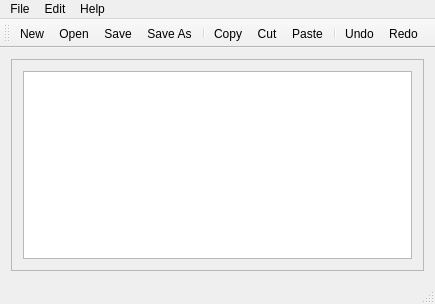
<?xml version="1.0" encoding="UTF-8"?>
<ui version="4.0">
 <class>MainWindow</class>
 <widget class="QMainWindow" name="MainWindow">
  <property name="geometry">
   <rect>
    <x>0</x>
    <y>0</y>
    <width>435</width>
    <height>304</height>
   </rect>
  </property>
  <property name="sizePolicy">
   <sizepolicy hsizetype="Preferred" vsizetype="Preferred">
    <horstretch>0</horstretch>
    <verstretch>0</verstretch>
   </sizepolicy>
  </property>
  <property name="windowTitle">
   <string>MainWindow</string>
  </property>
  <widget class="QWidget" name="centralWidget">
   <layout class="QVBoxLayout" name="verticalLayout_2">
    <item>
     <widget class="QScrollArea" name="scrollArea">
      <property name="sizePolicy">
       <sizepolicy hsizetype="Preferred" vsizetype="Preferred">
        <horstretch>0</horstretch>
        <verstretch>0</verstretch>
       </sizepolicy>
      </property>
      <property name="widgetResizable">
       <bool>true</bool>
      </property>
      <widget class="QWidget" name="scrollAreaWidgetContents">
       <property name="geometry">
        <rect>
         <x>0</x>
         <y>0</y>
         <width>421</width>
         <height>222</height>
        </rect>
       </property>
       <layout class="QVBoxLayout" name="verticalLayout">
        <item>
         <widget class="QTextEdit" name="textEdit">
          <property name="sizePolicy">
           <sizepolicy hsizetype="Expanding" vsizetype="Expanding">
            <horstretch>0</horstretch>
            <verstretch>0</verstretch>
           </sizepolicy>
          </property>
         </widget>
        </item>
       </layout>
      </widget>
     </widget>
    </item>
   </layout>
  </widget>
  <widget class="QMenuBar" name="menuBar">
   <property name="geometry">
    <rect>
     <x>0</x>
     <y>0</y>
     <width>435</width>
     <height>17</height>
    </rect>
   </property>
   <widget class="QMenu" name="menuFile">
    <property name="title">
     <string>File</string>
    </property>
    <addaction name="actionNew"/>
    <addaction name="actionOpen"/>
    <addaction name="separator"/>
    <addaction name="actionSave"/>
    <addaction name="actionSave_As"/>
    <addaction name="separator"/>
    <addaction name="actionExit_2"/>
   </widget>
   <widget class="QMenu" name="menuEdit">
    <property name="title">
     <string>Edit</string>
    </property>
    <addaction name="actionCut"/>
    <addaction name="actionCopy"/>
    <addaction name="actionPaste"/>
    <addaction name="separator"/>
    <addaction name="actionRedo"/>
    <addaction name="actionUndo"/>
   </widget>
   <widget class="QMenu" name="menuHelp">
    <property name="title">
     <string>Help</string>
    </property>
    <addaction name="actionAbout_Notepad"/>
   </widget>
   <addaction name="menuFile"/>
   <addaction name="menuEdit"/>
   <addaction name="menuHelp"/>
  </widget>
  <widget class="QToolBar" name="mainToolBar">
   <attribute name="toolBarArea">
    <enum>TopToolBarArea</enum>
   </attribute>
   <attribute name="toolBarBreak">
    <bool>false</bool>
   </attribute>
   <addaction name="actionNew"/>
   <addaction name="actionOpen"/>
   <addaction name="actionSave"/>
   <addaction name="actionSave_As"/>
   <addaction name="separator"/>
   <addaction name="actionCopy"/>
   <addaction name="actionCut"/>
   <addaction name="actionPaste"/>
   <addaction name="separator"/>
   <addaction name="actionUndo"/>
   <addaction name="actionRedo"/>
  </widget>
  <widget class="QStatusBar" name="statusBar"/>
  <action name="actionNew">
   <property name="icon">
    <iconset resource="icons.qrc">
     <normaloff>:/icons/icons/document_new.png</normaloff>:/icons/icons/document_new.png</iconset>
   </property>
   <property name="text">
    <string>New</string>
   </property>
  </action>
  <action name="actionOpen">
   <property name="icon">
    <iconset resource="icons.qrc">
     <normaloff>:/icons/icons/document_open.png</normaloff>:/icons/icons/document_open.png</iconset>
   </property>
   <property name="text">
    <string>Open</string>
   </property>
  </action>
  <action name="actionSave">
   <property name="icon">
    <iconset resource="icons.qrc">
     <normaloff>:/icons/icons/document_save.png</normaloff>:/icons/icons/document_save.png</iconset>
   </property>
   <property name="text">
    <string>Save</string>
   </property>
  </action>
  <action name="actionSave_As">
   <property name="icon">
    <iconset resource="icons.qrc">
     <normaloff>:/icons/icons/document_save_as.png</normaloff>:/icons/icons/document_save_as.png</iconset>
   </property>
   <property name="text">
    <string>Save As</string>
   </property>
  </action>
  <action name="actionCut">
   <property name="icon">
    <iconset resource="icons.qrc">
     <normaloff>:/icons/icons/edit_cut.png</normaloff>:/icons/icons/edit_cut.png</iconset>
   </property>
   <property name="text">
    <string>Cut</string>
   </property>
  </action>
  <action name="actionCopy">
   <property name="icon">
    <iconset resource="icons.qrc">
     <normaloff>:/icons/icons/copy_icon.jpg</normaloff>:/icons/icons/copy_icon.jpg</iconset>
   </property>
   <property name="text">
    <string>Copy</string>
   </property>
  </action>
  <action name="actionPaste">
   <property name="icon">
    <iconset resource="icons.qrc">
     <normaloff>:/icons/icons/edit_paste.png</normaloff>:/icons/icons/edit_paste.png</iconset>
   </property>
   <property name="text">
    <string>Paste</string>
   </property>
  </action>
  <action name="actionRedo">
   <property name="icon">
    <iconset resource="icons.qrc">
     <normaloff>:/icons/icons/edit_redo.png</normaloff>:/icons/icons/edit_redo.png</iconset>
   </property>
   <property name="text">
    <string>Redo</string>
   </property>
  </action>
  <action name="actionUndo">
   <property name="icon">
    <iconset resource="icons.qrc">
     <normaloff>:/icons/icons/edit_undo.png</normaloff>:/icons/icons/edit_undo.png</iconset>
   </property>
   <property name="text">
    <string>Undo</string>
   </property>
  </action>
  <action name="actionAbout_Notepad">
   <property name="icon">
    <iconset resource="icons.qrc">
     <normaloff>:/icons/icons/help.png</normaloff>:/icons/icons/help.png</iconset>
   </property>
   <property name="text">
    <string>About Notepad</string>
   </property>
  </action>
  <action name="actionExit_2">
   <property name="icon">
    <iconset resource="icons.qrc">
     <normaloff>:/icons/icons/process_stop.png</normaloff>:/icons/icons/process_stop.png</iconset>
   </property>
   <property name="text">
    <string>Exit</string>
   </property>
  </action>
 </widget>
 <layoutdefault spacing="6" margin="11"/>
 <resources>
  <include location="icons.qrc"/>
 </resources>
 <connections/>
</ui>
